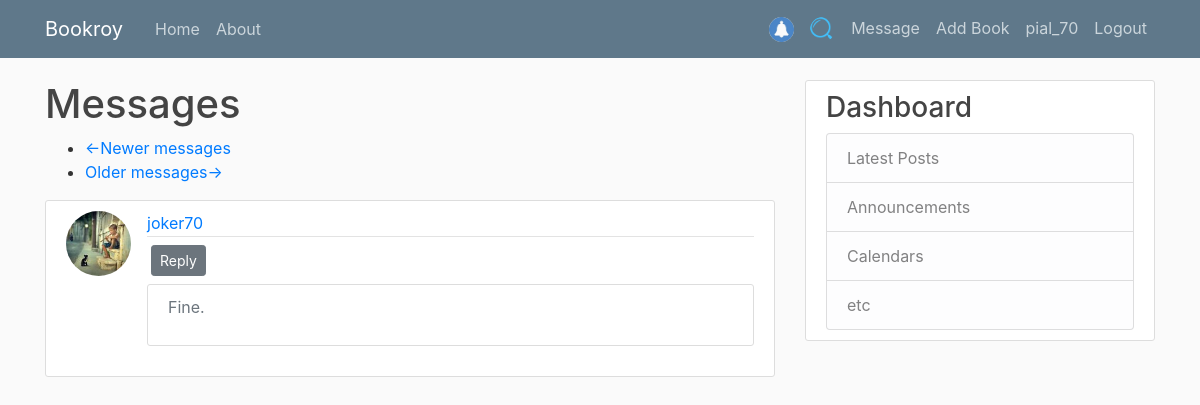
Screenshot of /messages (signed in) with the database file from the repository.
### App/models.py (models this page shows, shortened)
class User(db.Model, UserMixin):
    id = db.Column(db.Integer, primary_key=True)
    username = db.Column(db.String(20), unique=True, nullable=False)
    email = db.Column(db.String(100), unique=True, nullable=False)
    profilePicture = db.Column(db.String(50), nullable=False, default='default.jpg')
    password = db.Column(db.String(50), nullable=False)
    posts = db.relationship('Post', backref='author', lazy=True)
    messages_sent = db.relationship('Message',
                                    foreign_keys='Message.sender_id',
                                    backref='author', lazy='dynamic')
    messages_received = db.relationship('Message',
                                        foreign_keys='Message.recipient_id',
                                        backref='recipient', lazy='dynamic')
    last_message_read_time = db.Column(db.DateTime)

class Message(db.Model):
    id = db.Column(db.Integer, primary_key=True)
    sender_id = db.Column(db.Integer, db.ForeignKey('user.id'))
    recipient_id = db.Column(db.Integer, db.ForeignKey('user.id'))
    body = db.Column(db.String(200))
    timestamp = db.Column(db.DateTime, index=True, default=datetime.utcnow)

### App/main/routes.py (the view)
@main.route('/messages')
@login_required
def messages():
    current_user.last_message_read_time = datetime.utcnow()
    db.session.commit()
    page = request.args.get('page', 1, type=int)
    messages = current_user.messages_received.order_by(
        Message.timestamp.desc()).paginate(per_page=5, page=page)
    next_url = url_for('main.messages', page=messages.next_num) \
        if messages.has_next else None
    prev_url = url_for('main.messages', page=messages.prev_num) \
        if messages.has_prev else None
    return render_template('messages.html', messages=messages.items,
                           next_url=next_url, prev_url=prev_url, User=User)

### App/models.py (called while the page is built)
@login_manager.user_loader
def load_user(user_id):
    return User.query.get(int(user_id))

### App/templates/messages.html
{% extends "layout.html" %}
{% block content %}
    <h1>Messages</h1>
    <nav aria-label="...">
        <ul class="pager">
            <li class="previous{% if not prev_url %} disabled{% endif %}">
                <a href="{{ prev_url or '#' }}">
                    <span aria-hidden="true">&larr;</span>Newer messages
                </a>
            </li>
            <li class="next{% if not next_url %} disabled{% endif %}">
                <a href="{{ next_url or '#' }}">
                    Older messages<span aria-hidden="true">&rarr;</span>
                </a>
            </li>
        </ul>
    </nav>
    {% for message in messages %}
        <article class="media content-section">
            <img class="rounded-circle article-img"
                 src="{{ url_for('static', filename='profile_pics/' + User.query.get(message.sender_id).profilePicture) }}">
            <div class="media-body">
                <div class="article-metadata">
                    <a class="mr-2"
                       href="{{ url_for('users.profile', username=User.query.get(message.sender_id).username) }}">{{ User.query.get(message.sender_id).username }}</a>
                </div>
                <div class="row m-1">
                    <a class="btn btn-secondary btn-sm mt-1 mb-1"
                       href={{ url_for('main.send_message', recipient=User.query.get(message.sender_id).username) }}>Reply</a>
                </div>
                <div class="content-section">
                    <p class="text-muted">{{ message.body }}</p>
                </div>
            </div>
        </article>
    {% endfor %}
{% endblock %}

### App/templates/layout.html (shortened to what this page needs)
<!DOCTYPE html>
<html lang="en">
<head>
    <link rel="stylesheet" href="https://maxcdn.bootstrapcdn.com/bootstrap/4.0.0/css/bootstrap.min.css"
>
    <link rel="stylesheet" type="text/css" href="{{ url_for('static', filename='main.css') }}">
</head>
<body>
<header class="site-header">
    <nav class="navbar navbar-expand-md navbar-dark bg-steel fixed-top">
        <div class="container">
            <a class="navbar-brand mr-4" href="/">Bookroy</a>
            <div class="collapse navbar-collapse" id="navbarToggle">
                <div class="navbar-nav mr-auto">
                    <a class="nav-item nav-link" href="{{ url_for('main.home') }}">Home</a>
                    <a class="nav-item nav-link" href="{{ url_for('main.about') }}">About</a>
                </div>
                <div class="navbar-nav">
                    {% if current_user.is_authenticated %}
                        <a class="nav-item nav-link" href="#">
                            <img class="rounded-circle" height="25" width="25" src="{{ url_for('static', filename='other_pics/notification.jpeg') }}">
                        </a>
                        <a class="nav-item nav-link" href="{{ url_for('main.search') }}">
                            <img class="rounded-circle" height="25" width="25" src="{{ url_for('static', filename='other_pics/search.png') }}">
                        </a>
                        <a class="nav-item nav-link" href="{{ url_for('main.messages') }}">Message</a>
                        <a class="nav-item nav-link" href="{{ url_for('posts.new_post') }}">Add Book</a>
                        <a class="nav-item nav-link"
                           href="{{ url_for('users.profile', username=current_user.username) }}">{{ current_user.username }}</a>
                        <a class="nav-item nav-link" href="{{ url_for('users.logout') }}">Logout</a>
                    {% else %}
                        <a class="nav-item nav-link" href="{{ url_for('users.login') }}">Login</a>
                        <a class="nav-item nav-link" href="{{ url_for('users.register') }}">Register</a>
                    {% endif %}
                </div>
            </div>
        </div>
    </nav>
</header>
<main role="main" class="container">
    <div class="row">
        <div class="col-md-8">
            {% block content %}{% endblock %}
        </div>
        <div class="col-md-4">
            <div class="content-section">
                <h3>Dashboard</h3>
                <ul class="list-group">
                    <li class="list-group-item list-group-item-light">Latest Posts</li>
                    <li class="list-group-item list-group-item-light">Announcements</li>
                    <li class="list-group-item list-group-item-light">Calendars</li>
                    <li class="list-group-item list-group-item-light">etc</li>
                </ul>
            </div>
        </div>
    </div>
</main>
</body>
</html>

### App/static/main.css (style rules this page uses)
body { background: #fafafa; color: #333333; margin-top: 5rem; }
h1, h2, h3, h4, h5, h6 { color: #444444; }
.bg-steel { background-color: #5f788a; }
.site-header .navbar-nav .nav-link { color: #cbd5db; }
.content-section { background: #ffffff; padding: 10px 20px; border: 1px solid #dddddd; border-radius: 3px; margin-bottom: 20px; }
.article-img { height: 65px; width: 65px; margin-right: 16px; }
.article-metadata { padding-bottom: 1px; margin-bottom: 4px; border-bottom: 1px solid #e3e3e3 }

### rows the page displays
User: username "pial_70"
Message: profilePicture (picture), body "Fine."
User: query.get "joker70"
